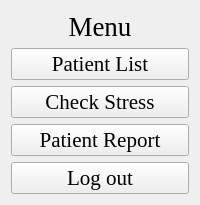
             <widget class="QWidget" name="page_5">
              <layout class="QGridLayout" name="gridLayout_6">
               <item row="1" column="1">
                <widget class="QPushButton" name="pushButton_4">
                 <property name="maximumSize">
                  <size>
                   <width>250</width>
                   <height>16777215</height>
                  </size>
                 </property>
                 <property name="font">
                  <font>
                   <family>Times New Roman</family>
                   <pointsize>16</pointsize>
                   <weight>9</weight>
                   <italic>false</italic>
                   <bold>false</bold>
                  </font>
                 </property>
                 <property name="styleSheet">
                  <string notr="true"/>
                 </property>
                 <property name="text">
                  <string>Patient List</string>
                 </property>
                </widget>
               </item>
               <item row="2" column="1">
                <widget class="QPushButton" name="pushButton_5">
                 <property name="maximumSize">
                  <size>
                   <width>250</width>
                   <height>16777215</height>
                  </size>
                 </property>
                 <property name="font">
                  <font>
                   <family>Times New Roman</family>
                   <pointsize>16</pointsize>
                   <weight>9</weight>
                   <italic>false</italic>
                   <bold>false</bold>
                  </font>
                 </property>
                 <property name="text">
                  <string>Check Stress</string>
                 </property>
                </widget>
               </item>
               <item row="0" column="1">
                <widget class="QLabel" name="label_13">
                 <property name="sizePolicy">
                  <sizepolicy hsizetype="Preferred" vsizetype="Fixed">
                   <horstretch>0</horstretch>
                   <verstretch>0</verstretch>
                  </sizepolicy>
                 </property>
                 <property name="font">
                  <font>
                   <family>Times New Roman</family>
                   <pointsize>20</pointsize>
                   <weight>9</weight>
                   <italic>false</italic>
                   <bold>false</bold>
                  </font>
                 </property>
                 <property name="styleSheet">
                  <string notr="true"/>
                 </property>
                 <property name="text">
                  <string>Menu</string>
                 </property>
                 <property name="alignment">
                  <set>Qt::AlignCenter</set>
                 </property>
                </widget>
               </item>
               <item row="3" column="1">
                <widget class="QPushButton" name="pushButton_6">
                 <property name="maximumSize">
                  <size>
                   <width>250</width>
                   <height>16777215</height>
                  </size>
                 </property>
                 <property name="font">
                  <font>
                   <family>Times New Roman</family>
                   <pointsize>16</pointsize>
                   <weight>9</weight>
                   <italic>false</italic>
                   <bold>false</bold>
                  </font>
                 </property>
                 <property name="text">
                  <string>Patient Report</string>
                 </property>
                </widget>
               </item>
               <item row="4" column="1">
                <widget class="QPushButton" name="pushButton_7">
                 <property name="maximumSize">
                  <size>
                   <width>250</width>
                   <height>16777215</height>
                  </size>
                 </property>
                 <property name="font">
                  <font>
                   <family>Times New Roman</family>
                   <pointsize>16</pointsize>
                   <weight>9</weight>
                   <italic>false</italic>
                   <bold>false</bold>
                  </font>
                 </property>
                 <property name="text">
                  <string>Log out</string>
                 </property>
                </widget>
               </item>
              </layout>
             </widget>
